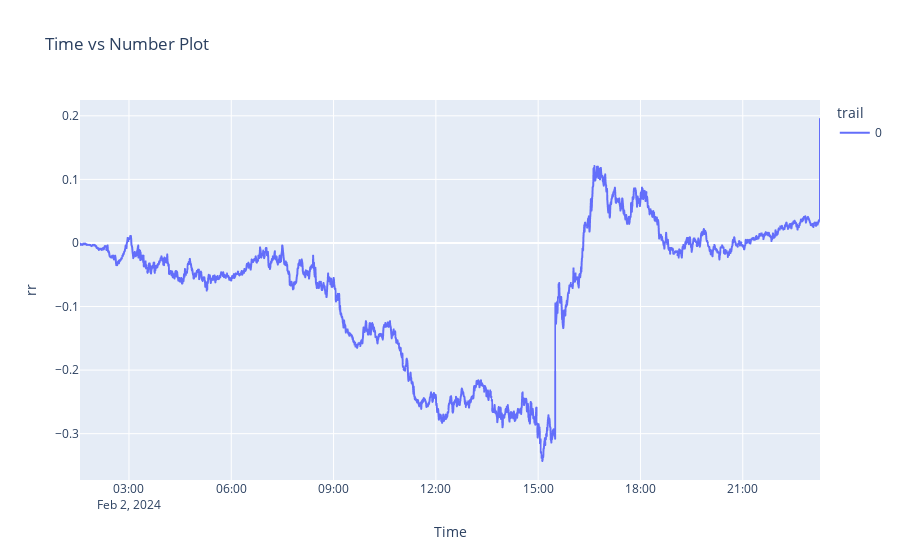

Notebook source saved alongside this figure:
### Code cell
# Create the plot
fig = px.line(df, x='Time', y='rr', color='trail', title='Time vs Number Plot')

# Show the plot
fig.show()

### Figure 1 — Plotly figure (JSON) as saved in the notebook; plotly's stock layout.template omitted (floating-point values rounded to 4 significant figures; data arrays with more than 128 entries replaced by an {"elided": "..."} marker saying what was removed)
{"data": [{"hovertemplate": "trail=0<br>Time=%{x}<br>rr=%{y}<extra></extra>", "legendgroup": "0", "line": {"color": "#636efa", "dash": "solid"}, "marker": {"symbol": "circle"}, "mode": "lines", "name": "0", "showlegend": true, "type": "scattergl", "x": {"elided": "2549 str values"}, "xaxis": "x", "y": {"elided": "2549 float values"}, "yaxis": "y"}], "layout": {"legend": {"title": {"text": "trail"}, "tracegroupgap": 0}, "title": {"text": "Time vs Number Plot"}, "xaxis": {"anchor": "y", "domain": [0, 1], "title": {"text": "Time"}}, "yaxis": {"anchor": "x", "domain": [0, 1], "title": {"text": "rr"}}}}
